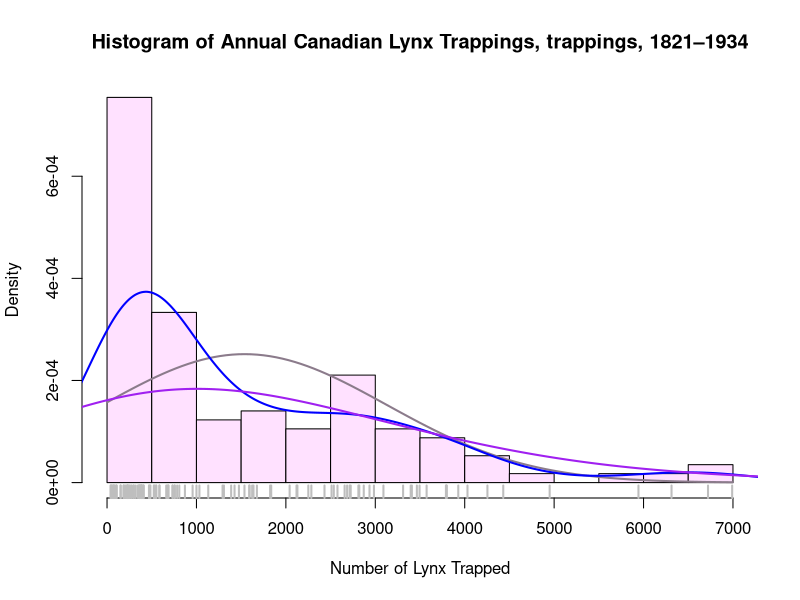

Source code (R):
library(datasets)
?lynx
# Plot historgram
hist(lynx,
     breaks = 14,
     freq = FALSE,
     col = "thistle1",
     main = paste("Histogram of Annual Canadian Lynx", "Trappings, trappings, 1821–1934"),
     xlab = "Number of Lynx Trapped")

# Add a normal distribution
curve(dnorm(x, mean=mean(lynx),sd=sd(lynx)),
      col = "thistle4", # Colour of 
      lwd = 2,          # Line width of 2 pixels
      add = TRUE)       # Superimpose on previous graph

# Add two kernels density estimators
lines(density(lynx), col="blue", lwd=2)
lines(density(lynx, adjust=3), col="purple", lwd=2)

# Add a rug plot
rug(lynx, lwd =2, col = "gray")
